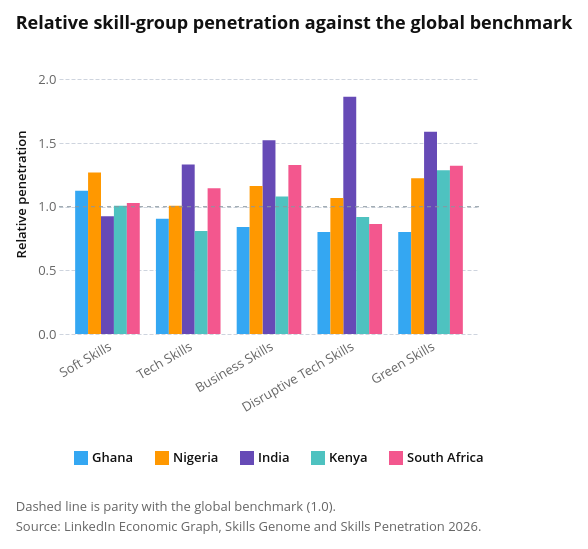

Notebook source saved alongside this figure:
### Markdown cell above
### Pooled by country (2017–2025)

### Code cell
comparators = read_comparators()
skill_penetration = read_skills("3A - SPP Ctry", header=5, countries=COUNTRIES).assign(
    **{c: lambda d, c=c: pd.to_numeric(d[c]) for c in ["Average", "Global", "Relative"]}
)
skill_penetration.to_csv(PROCESSED_PATH / "skill_penetration_country.csv", index=False)


def plot_country_penetration(data, width=420, height=280):
    """Plot relative skill-group penetration for the selected countries."""
    countries = [c for c in COUNTRIES if c in set(data["Country"])]
    highlight = alt.selection_point(fields=["Country"], bind="legend", name="pick")
    top = data["Relative"].max() * 1.08

    bars = (
        alt.Chart(data)
        .mark_bar()
        .encode(
            x=alt.X(
                "Skill:N", title=None, sort=SKILL_ORDER, axis=alt.Axis(labelAngle=-30)
            ),
            xOffset=alt.XOffset("Country:N", sort=countries),
            y=alt.Y(
                "mean(Relative):Q",
                title="Relative penetration",
                scale=alt.Scale(domain=[0, top]),
            ),
            color=alt.Color("Country:N", scale=skill_scale(countries), title=None),
            opacity=alt.when(highlight).then(alt.value(1)).otherwise(alt.value(0.25)),
            tooltip=[
                "Country:N",
                "Skill:N",
                alt.Tooltip("mean(Relative):Q", format=".2f", title="Relative"),
            ],
        )
        .add_params(highlight)
    )
    parity = (
        alt.Chart(data)
        .transform_aggregate(_rows="count()")
        .mark_rule(color=attaviz.REFERENCE, strokeDash=[4, 4])
        .encode(y=alt.datum(BENCHMARK))
    )
    chart = alt.layer(bars, parity).properties(
        width=width,
        height=height,
        title="Relative skill-group penetration against the global benchmark",
    )
    return attaviz.add_caption(
        chart,
        ["Dashed line is parity with the global benchmark (1.0).", SKILLS_NOTE],
        align="left",
    )


plot_country_penetration(skill_penetration)

### Figure 1 — Vega specification as saved in the notebook (floating-point values rounded to 4 significant figures)
{"$schema": "https://vega.github.io/schema/vega/v6.json", "data": [{"name": "pick_store"}, {"name": "source_0"}, {"name": "data_0"}, {"name": "data_1", "values": [{"Country": "Ghana", "Skill": "Business Skills", "mean_Relative": 0.841}, {"Country": "Ghana", "Skill": "Disruptive Tech Skills", "mean_Relative": 0.802}, {"Country": "Ghana", "Skill": "Green Skills", "mean_Relative": 0.802}, {"Country": "Ghana", "Skill": "Soft Skills", "mean_Relative": 1.126}, {"Country": "Ghana", "Skill": "Tech Skills", "mean_Relative": 0.906}, {"Country": "India", "Skill": "Business Skills", "mean_Relative": 1.523}, {"Country": "India", "Skill": "Disruptive Tech Skills", "mean_Relative": 1.865}, {"Country": "India", "Skill": "Green Skills", "mean_Relative": 1.59}, {"Country": "India", "Skill": "Soft Skills", "mean_Relative": 0.925}, {"Country": "India", "Skill": "Tech Skills", "mean_Relative": 1.332}, {"Country": "Kenya", "Skill": "Business Skills", "mean_Relative": 1.08}, {"Country": "Kenya", "Skill": "Disruptive Tech Skills", "mean_Relative": 0.92}, {"Country": "Kenya", "Skill": "Green Skills", "mean_Relative": 1.286}, {"Country": "Kenya", "Skill": "Soft Skills", "mean_Relative": 1.007}, {"Country": "Kenya", "Skill": "Tech Skills", "mean_Relative": 0.81}, {"Country": "Nigeria", "Skill": "Business Skills", "mean_Relative": 1.162}, {"Country": "Nigeria", "Skill": "Disruptive Tech Skills", "mean_Relative": 1.069}, {"Country": "Nigeria", "Skill": "Green Skills", "mean_Relative": 1.224}, {"Country": "Nigeria", "Skill": "Soft Skills", "mean_Relative": 1.269}, {"Country": "Nigeria", "Skill": "Tech Skills", "mean_Relative": 1.008}, {"Country": "South Africa", "Skill": "Business Skills", "mean_Relative": 1.328}, {"Country": "South Africa", "Skill": "Disruptive Tech Skills", "mean_Relative": 0.865}, {"Country": "South Africa", "Skill": "Green Skills", "mean_Relative": 1.322}, {"Country": "South Africa", "Skill": "Soft Skills", "mean_Relative": 1.03}, {"Country": "South Africa", "Skill": "Tech Skills", "mean_Relative": 1.145}]}, {"name": "data_2", "values": [{"_rows": 25}]}, {"name": "data_0_xOffset_domain_Country", "values": [{"Country": "Ghana", "sort_field": 0.0}, {"Country": "India", "sort_field": 2.0}, {"Country": "Kenya", "sort_field": 3.0}, {"Country": "Nigeria", "sort_field": 1.0}, {"Country": "South Africa", "sort_field": 4.0}]}, {"name": "data_0_concat_0_x_domain_Skill", "values": [{"Skill": "Business Skills", "sort_field": 2.0}, {"Skill": "Disruptive Tech Skills", "sort_field": 3.0}, {"Skill": "Green Skills", "sort_field": 4.0}, {"Skill": "Soft Skills", "sort_field": 0.0}, {"Skill": "Tech Skills", "sort_field": 1.0}]}], "signals": [{"name": "childHeight", "value": 280}, {"name": "unit", "value": {}, "on": [{"events": "pointermove", "update": "isTuple(group()) ? group() : unit"}]}, {"name": "pick_Country_legend", "value": null, "on": [{"events": [{"source": "view", "markname": "Country_legend_symbols", "type": "click"}, {"source": "view", "markname": "Country_legend_labels", "type": "click"}, {"source": "view", "markname": "Country_legend_entries", "type": "click"}], "update": "isDefined(datum.value) ? datum.value : item().items[0].items[0].datum.value", "force": true}, {"events": [{"source": "view", "type": "click"}], "update": "!event.item || !datum ? null : pick_Country_legend", "force": true}]}, {"name": "pick", "update": "vlSelectionResolve(\"pick_store\", \"union\", true, true)"}], "marks": [{"type": "group", "name": "concat_0_group", "encode": {"update": {"width": {"signal": "width"}, "height": {"signal": "childHeight"}}}, "signals": [{"name": "pick_tuple", "update": "pick_Country_legend !== null ? {fields: pick_tuple_fields, values: [pick_Country_legend]} : null"}, {"name": "pick_tuple_fields", "value": [{"type": "E", "field": "Country"}]}, {"name": "pick_toggle", "value": false, "on": [{"events": {"merge": [{"source": "view", "type": "click"}]}, "update": "event.shiftKey"}]}, {"name": "pick_modify", "on": [{"events": {"signal": "pick_tuple"}, "update": "modify(\"pick_store\", pick_toggle ? null : pick_tuple, pick_toggle ? null : true, pick_toggle ? pick_tuple : null)"}]}], "marks": [{"type": "rect", "name": "view_c297d23a398cbfda_0_marks", "from": {"data": "data_1"}, "encode": {"update": {"opacity": [{"value": 1, "test": "!length(data(\"pick_store\")) || vlSelectionTest(\"pick_store\", datum)"}, {"value": 0.25}], "y2": {"value": 0, "scale": "concat_0_y"}, "fill": {"field": "Country", "scale": "color"}, "tooltip": {"signal": "{\"Country\": isValid(datum[\"Country\"]) ? isArray(datum[\"Country\"]) ? join(datum[\"Country\"], '\\n') : datum[\"Country\"] : \"\"+datum[\"Country\"], \"Skill\": isValid(datum[\"Skill\"]) ? isArray(datum[\"Skill\"]) ? join(datum[\"Skill\"], '\\n') : datum[\"Skill\"] : \"\"+datum[\"Skill\"], \"Relative\": format(datum[\"mean_Relative\"], \".2f\")}"}, "cornerRadiusTopLeft": {"value": 0}, "width": {"signal": "max(0.25, bandwidth('xOffset'))"}, "x": {"field": "Skill", "scale": "concat_0_x", "offset": {"field": "Country", "scale": "xOffset"}}, "y": {"field": "mean_Relative", "scale": "concat_0_y"}, "cornerRadiusTopRight": {"value": 0}}}, "style": ["bar"], "interactive": true}, {"type": "rule", "name": "concat_0_layer_1_marks", "from": {"data": "data_2"}, "encode": {"update": {"y": {"value": 1, "scale": "concat_0_y"}, "stroke": {"value": "#8A969F"}, "x": {"field": {"signal": null, "datum": null, "group": "width", "parent": null}}, "x2": {"value": 0}, "strokeDash": {"value": [4, 4]}}}, "interactive": false, "style": ["rule"]}], "axes": [{"scale": "concat_0_y", "domain": false, "aria": false, "ticks": false, "zindex": 0, "orient": "left", "labels": false, "maxExtent": 0, "minExtent": 0, "grid": true, "tickCount": 5, "gridScale": "concat_0_x"}, {"scale": "concat_0_x", "labelAngle": 330, "orient": "bottom", "tickSize": 0, "labelBaseline": "top", "zindex": 0, "grid": false, "tickCount": 5, "labelPadding": 6, "labelAlign": "right"}, {"scale": "concat_0_y", "orient": "left", "tickCount": 5, "zindex": 0, "title": "Relative penetration", "grid": false, "labelOverlap": true}], "title": {"text": "Relative skill-group penetration against the global benchmark", "offset": 21, "anchor": "start"}, "style": "cell"}], "scales": [{"name": "xOffset", "type": "band", "domain": {"data": "data_0_xOffset_domain_Country", "field": "Country", "sort": {"op": "max", "field": "sort_field"}}, "range": [0, {"signal": "bandwidth('concat_0_x')"}]}, {"name": "color", "type": "ordinal", "domain": ["Ghana", "Nigeria", "India", "Kenya", "South Africa"], "range": ["#34A7F2", "#FF9800", "#664AB6", "#4EC2C0", "#F3578E"]}, {"name": "concat_0_x", "type": "band", "domain": {"data": "data_0_concat_0_x_domain_Skill", "field": "Skill", "sort": {"op": "max", "field": "sort_field"}}, "range": [0, {"signal": "width"}], "paddingInner": 0.2, "paddingOuter": 0.2}, {"name": "concat_0_y", "type": "linear", "domain": [0, 2.014], "range": [{"signal": "childHeight"}, 0], "zero": true, "nice": true}], "title": {"text": ["Dashed line is parity with the global benchmark (1.0).", "Source: LinkedIn Economic Graph, Skills Genome and Skills Penetration 2026."], "anchor": "start", "color": "#666666", "offset": 21, "fontSize": 13, "fontWeight": 400, "orient": "bottom", "lineHeight": 20, "font": "Open Sans, sans-serif"}, "legends": [{"fill": "color", "direction": "horizontal", "symbolType": "square", "encode": {"labels": {"name": "Country_legend_labels", "interactive": true, "update": {"opacity": [{"test": "(!length(data(\"pick_store\")) || (pick[\"Country\"] && indexof(pick[\"Country\"], datum.value) >= 0))", "value": 1}, {"value": 0.35}], "cursor": {"value": "pointer"}}}, "symbols": {"name": "Country_legend_symbols", "interactive": true, "update": {"opacity": [{"test": "(!length(data(\"pick_store\")) || (pick[\"Country\"] && indexof(pick[\"Country\"], datum.value) >= 0))", "value": 1}, {"value": 0.35}], "cursor": {"value": "pointer"}}}, "entries": {"name": "Country_legend_entries", "interactive": true, "update": {"fill": {"value": "transparent"}, "cursor": {"value": "pointer"}}}}}], "background": "white", "padding": 15, "config": {"range": {"category": ["#34A7F2", "#FF9800", "#664AB6", "#4EC2C0", "#F3578E", "#081079", "#0C7C68", "#AA0000", "#DDDA21"], "diverging": ["#920000", "#BD6126", "#E3A763", "#EFEFEF", "#80BDE7", "#3587C3", "#025288"], "heatmap": ["#E3F6FD", "#75CCEC", "#089BD4", "#0169A1", "#023B6F"], "ordinal": ["#E3F6FD", "#75CCEC", "#089BD4", "#0169A1", "#023B6F"], "ramp": ["#E3F6FD", "#75CCEC", "#089BD4", "#0169A1", "#023B6F"]}, "mark": {"tooltip": true}, "axis": {"domain": false, "grid": true, "gridColor": "#CED4DE", "gridDash": [4, 2], "gridWidth": 1, "labelFont": "Open Sans, sans-serif", "labelFontSize": 13, "labelFontWeight": 400, "labelColor": "#666666", "labelPadding": 3, "tickColor": "#CED4DE", "tickSize": 5, "tickCount": 5, "titleFont": "Open Sans, sans-serif", "titleFontSize": 13, "titleFontWeight": 600, "titleColor": "#111111", "titlePadding": 9}, "axisBand": {"labelPadding": 6, "tickSize": 0}, "axisX": {"grid": false, "tickSize": 0, "labelAngle": 0}, "axisY": {"domain": false, "ticks": false, "gridColor": "#CED4DE", "gridDash": [4, 2], "gridWidth": 1}, "legend": {"labelFont": "Open Sans, sans-serif", "labelFontSize": 13, "labelFontWeight": 600, "labelColor": "#111111", "titleFont": "Open Sans, sans-serif", "titleFontSize": 13, "titleFontWeight": 600, "titleColor": "#111111", "titlePadding": 3, "symbolSize": 196, "symbolStrokeWidth": 0, "padding": 15, "offset": 21, "columnPadding": 21, "orient": "bottom", "labelLimit": 200, "titleLimit": 200}, "style": {"cell": {"stroke": null}, "arc": {"stroke": "white", "strokeWidth": 1}, "area": {"opacity": 0.7}, "bar": {"cornerRadiusEnd": 0}, "line": {"strokeWidth": 4, "strokeCap": "round", "strokeJoin": "round"}, "point": {"size": 60, "stroke": "white", "strokeWidth": 1}, "rect": {"stroke": "#8A969F", "strokeWidth": 0.5}, "circle": {"stroke": "white", "strokeWidth": 1}, "square": {"stroke": "white", "strokeWidth": 1}, "geoshape": {"stroke": "#666666", "strokeWidth": 0.3, "strokeJoin": "round", "strokeCap": "round"}, "group-title": {"font": "Open Sans, sans-serif", "fontSize": 18, "fontWeight": 700, "lineHeight": 22, "fill": "#111111"}}, "title": {"subtitleColor": "#666666", "subtitleFont": "Open Sans, sans-serif", "subtitleFontSize": 15, "subtitleFontWeight": 400, "subtitleLineHeight": 18, "subtitlePadding": 3}}, "width": 420, "layout": {"padding": 18, "columns": 1, "bounds": "full", "align": "each"}}
